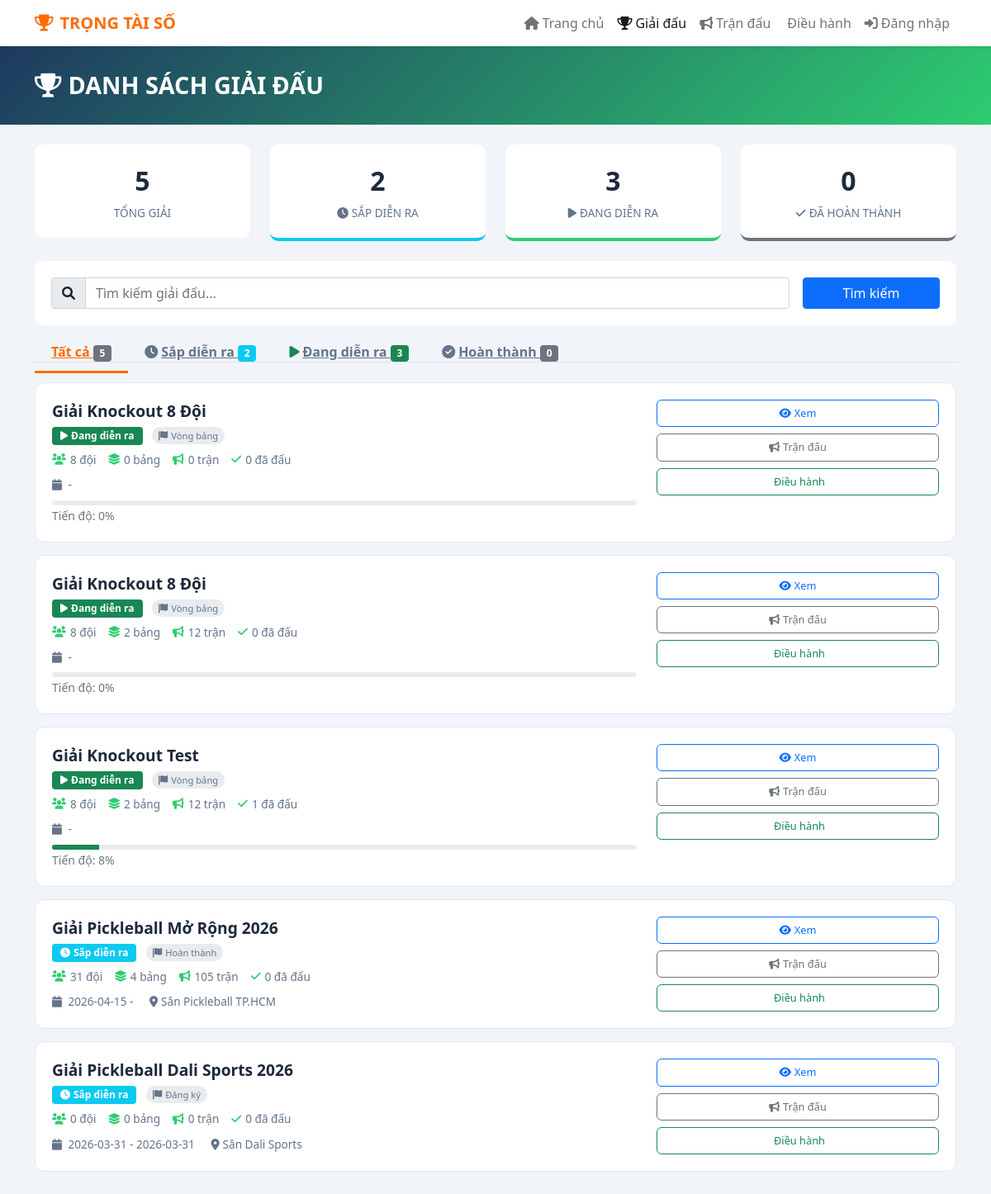
Page /tournament_list.php on the committed database.
### tables this page shows
CREATE TABLE `tournaments` (
  `id` int(11) NOT NULL AUTO_INCREMENT,
  `name` varchar(200) NOT NULL,
  `description` text DEFAULT NULL,
  `format` enum('round_robin','knockout','combined','double_elimination') DEFAULT 'combined',
  `start_date` date DEFAULT NULL,
  `end_date` date DEFAULT NULL,
  `registration_deadline` date DEFAULT NULL,
  `location` varchar(200) DEFAULT NULL,
  `total_teams` int(11) DEFAULT 0,
  `max_teams` int(11) DEFAULT 32,
  `status` enum('upcoming','ongoing','completed','cancelled') DEFAULT 'upcoming',
  `stage` enum('planning','registration','setup','group_stage','knockout_stage','completed') DEFAULT 'planning',
  `owner_id` int(11) DEFAULT NULL,
  `created_at` timestamp NOT NULL DEFAULT current_timestamp(),
  `winning_score` int(11) DEFAULT 11,
  PRIMARY KEY (`id`),
  KEY `owner_id` (`owner_id`),
  CONSTRAINT `tournaments_ibfk_1` FOREIGN KEY (`owner_id`) REFERENCES `users` (`id`) ON DELETE SET NULL
);

### tournament_list.php (the view, shortened to what this page needs)
<?php
require_once 'functions.php';
$activeTab = $_GET['tab'] ?? 'all';
$search = $_GET['search'] ?? '';
$query = "
    SELECT t.*,
           (SELECT COUNT(*) FROM `Teams` WHERE tournament_id = t.id) as team_count,
           (SELECT COUNT(*) FROM `Matches` WHERE tournament_id = t.id) as match_count,
           (SELECT COUNT(*) FROM `Matches` WHERE tournament_id = t.id AND status = 'completed') as completed_match_count,
           (SELECT COUNT(*) FROM `Groups` WHERE tournament_id = t.id) as group_count
    FROM `Tournaments` t
    ORDER BY
        CASE t.status
            WHEN 'ongoing' THEN 1
            WHEN 'upcoming' THEN 2
            WHEN 'completed' THEN 3
            ELSE 4
        END,
        t.start_date DESC
";
$tournaments = $pdo->query($query)->fetchAll();
$tabTournaments = [];
switch ($activeTab) {
    default:
        $tabTournaments = $tournaments;
}
$stats = [
    'total' => count($tournaments),
    'upcoming' => count(array_filter($tournaments, fn($t) => $t['status'] === 'upcoming')),
    'ongoing' => count(array_filter($tournaments, fn($t) => $t['status'] === 'ongoing')),
    'completed' => count(array_filter($tournaments, fn($t) => $t['status'] === 'completed'))
];
$statusLabels = [
    'upcoming' => ['Sắp diễn ra', 'info', 'clock'],
    'ongoing' => ['Đang diễn ra', 'success', 'play'],
    'completed' => ['Đã hoàn thành', 'secondary', 'check'],
    'cancelled' => ['Đã hủy', 'danger', 'times']
];
$stageLabels = [
    'planning' => 'Lập kế hoạch',
    'registration' => 'Đăng ký',
    'setup' => 'Chuẩn bị',
    'group_stage' => 'Vòng bảng',
    'knockout_stage' => 'Vòng loại',
    'completed' => 'Hoàn thành'
];
?>
<?php require_once 'components/template.php'; ?>
<!DOCTYPE html>
<html lang="vi">
<head>
    <link href="https://cdn.jsdelivr.net/npm/bootstrap@5.1.3/dist/css/bootstrap.min.css" rel="stylesheet">
    <link href="https://cdnjs.cloudflare.com/ajax/libs/font-awesome/6.0.0/css/all.min.css" rel="stylesheet">
</head>
<body>
    <div class="page-header">
        <div class="container">
            <div class="row align-items-center">
                <div class="col-md-8">
                    <h1 class="page-title"><i class="fas fa-trophy me-2"></i>DANH SÁCH GIẢI ĐẤU</h1>
                </div>
            </div>
        </div>
    </div>
    <div class="container py-4">
        <div class="row mb-4">
            <div class="col-md-3">
                <div class="stat-card">
                    <div class="stat-number"><?php echo $stats['total']; ?></div>
                    <div class="stat-label">Tổng giải</div>
                </div>
            </div>
            <div class="col-md-3">
                <div class="stat-card upcoming">
                    <div class="stat-number"><?php echo $stats['upcoming']; ?></div>
                    <div class="stat-label"><i class="fas fa-clock me-1"></i>Sắp diễn ra</div>
                </div>
            </div>
            <div class="col-md-3">
                <div class="stat-card ongoing">
                    <div class="stat-number"><?php echo $stats['ongoing']; ?></div>
                    <div class="stat-label"><i class="fas fa-play me-1"></i>Đang diễn ra</div>
                </div>
            </div>
            <div class="col-md-3">
                <div class="stat-card completed">
                    <div class="stat-number"><?php echo $stats['completed']; ?></div>
                    <div class="stat-label"><i class="fas fa-check me-1"></i>Đã hoàn thành</div>
                </div>
            </div>
        </div>
        <div class="filter-bar">
            <form method="get" class="row g-3">
                <div class="col-md-10">
                    <div class="input-group">
                        <span class="input-group-text"><i class="fas fa-search"></i></span>
                        <input type="text" name="search" class="form-control" placeholder="Tìm kiếm giải đấu..." value="<?php echo htmlspecialchars($search); ?>">
                    </div>
                </div>
                <div class="col-md-2">
                    <button type="submit" class="btn btn-primary w-100">Tìm kiếm</button>
                </div>
            </form>
        </div>
        <ul class="nav nav-tabs mb-4">
            <li class="nav-item">
                <a class="nav-tab <?php echo ($activeTab === 'all') ? 'active' : ''; ?>" href="?tab=all">
                    Tất cả <span class="badge bg-secondary"><?php echo $stats['total']; ?></span>
                </a>
            </li>
            <li class="nav-item">
                <a class="nav-tab <?php echo ($activeTab === 'upcoming') ? 'active' : ''; ?>" href="?tab=upcoming">
                    <i class="fas fa-clock me-1"></i>Sắp diễn ra <span class="badge bg-info"><?php echo $stats['upcoming']; ?></span>
                </a>
            </li>
            <li class="nav-item">
                <a class="nav-tab <?php echo ($activeTab === 'ongoing') ? 'active' : ''; ?>" href="?tab=ongoing">
                    <i class="fas fa-play me-1 text-success"></i>Đang diễn ra <span class="badge bg-success"><?php echo $stats['ongoing']; ?></span>
                </a>
            </li>
            <li class="nav-item">
                <a class="nav-tab <?php echo ($activeTab === 'completed') ? 'active' : ''; ?>" href="?tab=completed">
                    <i class="fas fa-check-circle me-1"></i>Hoàn thành <span class="badge bg-secondary"><?php echo $stats['completed']; ?></span>
                </a>
            </li>
        </ul>
        <?php if (empty($tabTournaments)): ?>
            <div class="empty-state">
                <i class="fas fa-trophy"></i>
                <h4>Không có giải đấu nào</h4>
                <?php if ($isAdmin): ?>
                    <a href="create_tournament.php" class="btn btn-primary mt-2">
                        <i class="fas fa-plus me-1"></i>Tạo giải đấu mới
                    </a>
                <?php endif; ?>
            </div>
        <?php else: ?>
            <?php foreach ($tabTournaments as $tournament): ?>
                <?php
                    $statusInfo = $statusLabels[$tournament['status']] ?? ['Không xác định', 'secondary', 'question'];
                    $progress = $tournament['match_count'] > 0 ? round($tournament['completed_match_count'] / $tournament['match_count'] * 100) : 0;
                ?>
                <div class="tournament-card">
                    <div class="row">
                        <div class="col-md-8">
                            <a href="tournament_view.php?id=<?php echo $tournament['id']; ?>" class="tournament-title">
                                <?php echo htmlspecialchars($tournament['name']); ?>
                            </a>
                            <div class="tournament-meta mt-1">
                                <span class="badge bg-<?php echo $statusInfo[1]; ?> badge-status">
                                    <i class="fas fa-<?php echo $statusInfo[2]; ?> me-1"></i><?php echo $statusInfo[0]; ?>
                                </span>
                                <span class="stage-badge ms-2">
                                    <i class="fas fa-flag me-1"></i><?php echo $stageLabels[$tournament['stage']] ?? 'Không xác định'; ?>
                                </span>
                            </div>
                            <div class="tournament-stats mt-2">
                                <div class="tournament-stat">
                                    <i class="fas fa-users"></i> <?php echo $tournament['team_count']; ?> đội
                                </div>
                                <div class="tournament-stat">
                                    <i class="fas fa-layer-group"></i> <?php echo $tournament['group_count']; ?> bảng
                                </div>
                                <div class="tournament-stat">
                                    <i class="fas fa-bullhorn"></i> <?php echo $tournament['match_count']; ?> trận
                                </div>
                                <div class="tournament-stat">
                                    <i class="fas fa-check"></i> <?php echo $tournament['completed_match_count']; ?> đã đấu
                                </div>
                            </div>
                            <div class="tournament-meta">
                                <i class="fas fa-calendar me-1"></i>
                                <?php echo $tournament['start_date']; ?> - <?php echo $tournament['end_date']; ?>
                                <?php if ($tournament['location']): ?>
                                    <span class="ms-3"><i class="fas fa-map-marker-alt me-1"></i><?php echo htmlspecialchars($tournament['location']); ?></span>
                                <?php endif; ?>
                            </div>
                            <?php if ($tournament['status'] === 'ongoing'): ?>
                                <div class="mt-2">
                                    <div class="progress" style="height: 6px;">
                                        <div class="progress-bar bg-success" style="width: <?php echo $progress; ?>%"></div>
                                    </div>
                                    <small class="text-muted">Tiến độ: <?php echo $progress; ?>%</small>
                                </div>
                            <?php endif; ?>
                        </div>
                        <div class="col-md-4 text-md-end">
                            <div class="d-flex flex-md-column gap-2 justify-content-md-end">
                                <a href="tournament_view.php?id=<?php echo $tournament['id']; ?>" class="btn btn-outline-primary action-btn">
                                    <i class="fas fa-eye me-1"></i>Xem
                                </a>
                                <a href="matches.php?tournament_id=<?php echo $tournament['id']; ?>" class="btn btn-outline-secondary action-btn">
                                    <i class="fas fa-bullhorn me-1"></i>Trận đấu
                                </a>
                                <a href="match-control.php?tournament_id=<?php echo $tournament['id']; ?>" class="btn btn-outline-success action-btn">
                                    <i class="fas fa-whistle me-1"></i>Điều hành
                                </a>
                            </div>
                        </div>
                    </div>
                </div>
            <?php endforeach; ?>
        <?php endif; ?>
    </div>
</body>
</html>

### tournament_list.php (style rules this page uses)
:root { --primary: #2ecc71; --accent: #ff6b00; --text-dark: #1e293b; }
body { background: #f1f5f9; font-family: 'Segoe UI', sans-serif; }
.page-header { background: linear-gradient(135deg, #1e3a5f 0%, #2ecc71 100%); color: white; padding: 30px 0; }
.page-title { font-size: 1.8rem; font-weight: 700; margin: 0; }
.stat-card { background: white; border-radius: 10px; padding: 20px; text-align: center; }
.stat-number { font-size: 2rem; font-weight: 700; color: var(--text-dark); }
.stat-label { font-size: 0.85rem; color: #64748b; text-transform: uppercase; margin-top: 5px; }
.stat-card.ongoing { border-bottom: 4px solid var(--primary); }
.stat-card.upcoming { border-bottom: 4px solid #0dcaf0; }
.stat-card.completed { border-bottom: 4px solid #6c757d; }
.filter-bar { background: white; border-radius: 10px; padding: 20px; margin-bottom: 20px; }
.tournament-card { background: white; border-radius: 12px; padding: 20px; margin-bottom: 15px; border: 1px solid #e2e8f0; transition: all 0.2s; }
.tournament-title { font-size: 1.2rem; font-weight: 700; color: var(--text-dark); text-decoration: none; }
.tournament-meta { font-size: 0.85rem; color: #64748b; }
.tournament-stats { display: flex; gap: 15px; margin: 10px 0; }
.tournament-stat { display: flex; align-items: center; gap: 5px; font-size: 0.85rem; color: #64748b; }
.tournament-stat i { color: var(--primary); }
.stage-badge { font-size: 0.7rem; padding: 3px 8px; border-radius: 20px; background: #e9ecef; }
.action-btn { padding: 6px 12px; border-radius: 6px; font-size: 0.8rem; }
.nav-tab { padding: 12px 20px; border: none; background: transparent; color: #64748b; font-weight: 600; border-bottom: 3px solid transparent; cursor: pointer; }
.nav-tab.active { color: var(--accent); border-bottom-color: var(--accent); }
.badge-status { font-size: 0.75rem; padding: 5px 10px; }

### rows in the picture
tournaments: id "5", total_teams "0", name "Giải Knockout Test", status "Đang diễn ra", stage "Vòng bảng", team_count "8", group_count "2", match_count "12", completed_match_count "1", progress "8"
tournaments: name "Giải Knockout 8 Đội", status "Đang diễn ra", stage "Vòng bảng", team_count "8", group_count "0", match_count "0", completed_match_count "0", progress "0"
tournaments: name "Giải Knockout 8 Đội", status "Đang diễn ra", stage "Vòng bảng", team_count "8", group_count "2", match_count "12", completed_match_count "0", progress "0"
tournaments: name "Giải Pickleball Mở Rộng 2026", status "Sắp diễn ra", stage "Hoàn thành", team_count "31", group_count "4", match_count "105", completed_match_count "0", start_date "2026-04-15", location "Sân Pickleball TP.HCM"
tournaments: name "Giải Pickleball Dali Sports 2026", status "Sắp diễn ra", stage "Đăng ký", team_count "0", group_count "0", match_count "0", completed_match_count "0", start_date "2026-03-31", end_date "2026-03-31", location "Sân Dali Sports"

### other values in the picture
$stats['upcoming'] "2"
$stats['ongoing'] "3"
